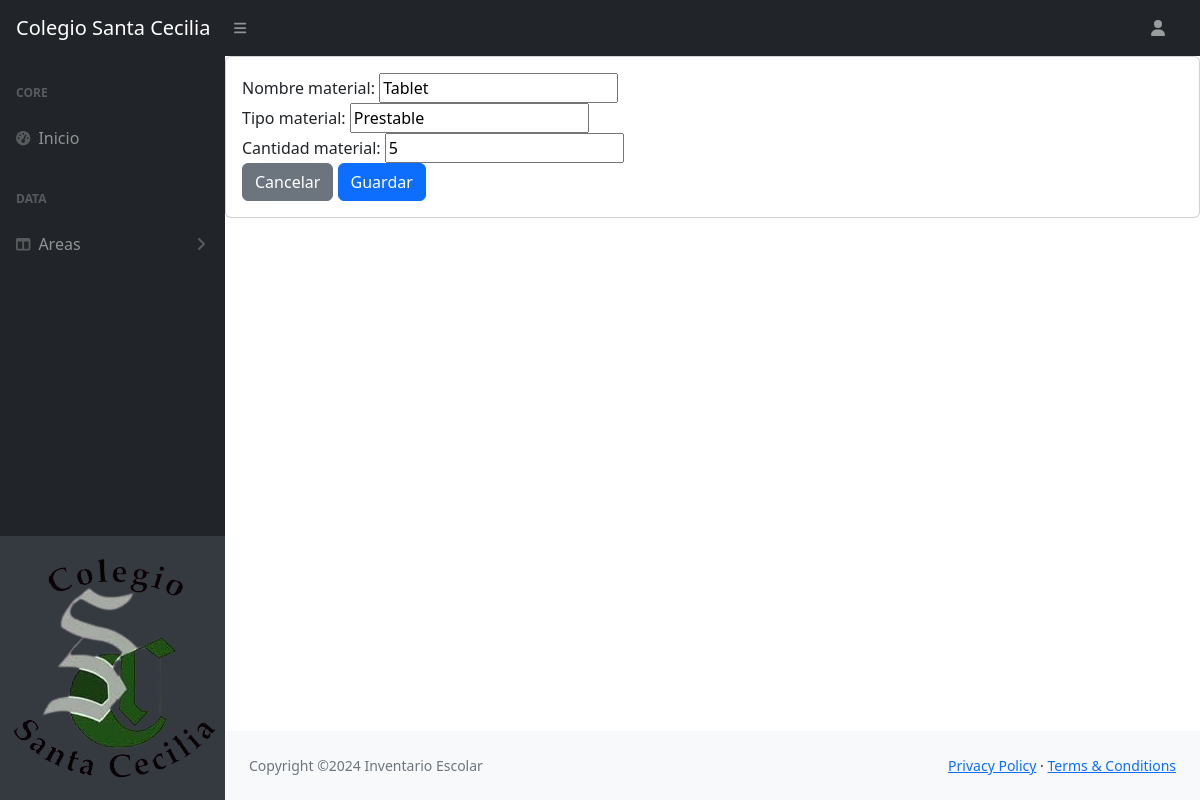
The app's page /modificar/22/ with its own data.
### Core/models.py (models this page shows, shortened)
class Computacion(models.Model):
    id_material = models.AutoField(primary_key=True)
    nombre_material = models.CharField(max_length=255)
    tipo_material = models.CharField(max_length=255)
    cantidad_material = models.IntegerField()

### Core/views.py (the view, shortened to what this page needs)
# urls.py: path('modificar/<int:id>/',modificar,name='modificar'),
def modificar(request, id):
    producto = get_object_or_404(Computacion, id_material=id)
    data = {'form': computacionForm(instance=producto)}
    return render(request, 'Core/crud/Computacion/modificar.html', data)

### Core/forms.py
class computacionForm(forms.ModelForm):
    class Meta:
        model=Computacion
        fields='__all__'

### Core/templates/Core/crud/Computacion/modificar.html (shortened to what this page needs)
{% extends 'Core/Base.html' %}
{% block contenido %}
<section class="slots">
    <div class="card">
        <div class="card-body">
            <form action="" method="post" enctype="multipart/form-data" class="form-centered">
                {{ form }}
                <div class="button-group">
                    <input type="reset" value="Cancelar" class="btn btn-secondary">
                    <input type="submit" value="Guardar" class="btn btn-primary">
                </div>
            </form>
        </div>
    </div>
</section>
{% endblock %}

### records on screen
Computacion: nombre_material "Tablet", tipo_material "Prestable", cantidad_material "5"
